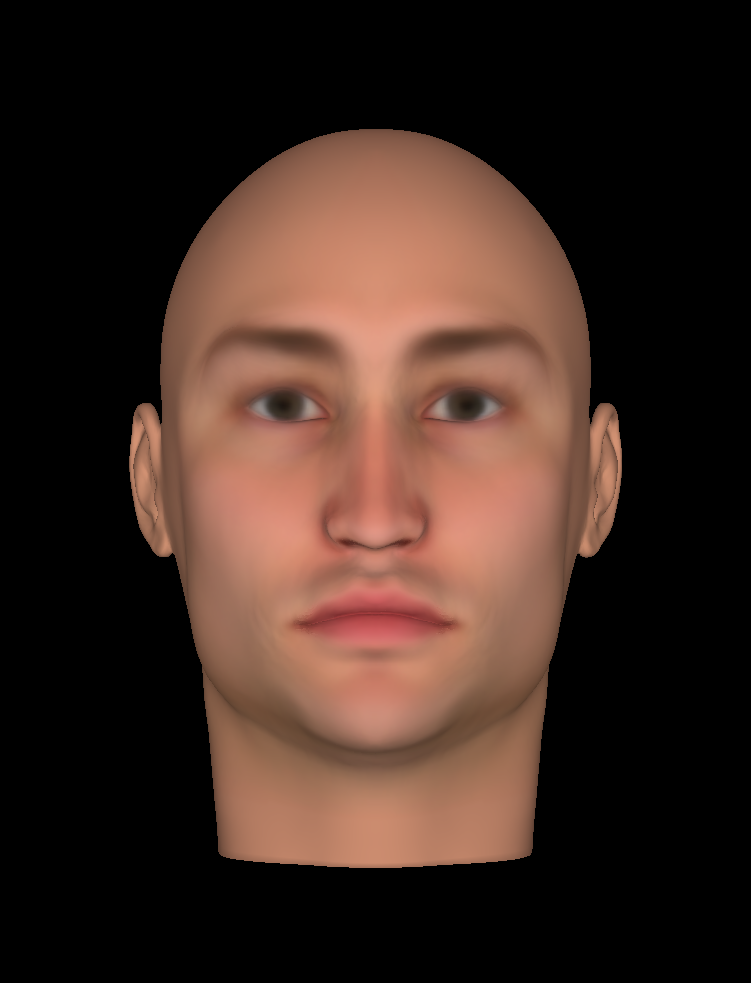
#> input picture images/002_a.png, 751 x 983 px; its folder holds only this picture in this run
$ python main.py
#> lines starting #> are read from the running program, lines starting #| are printed output that depends on the picture
### preprocess.py
from PIL import Image
import numpy as np
import os

def preprocess_images(image_folder):
    image_files = [f for f in os.listdir(image_folder) if f.endswith('.jpg') or f.endswith('.png')]
    images = []

    for image_file in image_files:
        image_path = os.path.join(image_folder, image_file)
        with Image.open(image_path) as img:
            # Resize image to a larger size if needed (e.g., 128x128)
            img = img.resize((128, 128))
            # Convert image to grayscale
            img = img.convert('L')
            # Convert image to a numpy array and normalize pixel values
            image_array = np.array(img, dtype=np.float32) / 255.0  # Normalizing to range [0, 1]
            images.append(image_array.flatten())

    return np.array(images)

### pca.py
import numpy as np
from sklearn.decomposition import PCA

def apply_pca(images, n_components):
    # Initialize PCA
    pca = PCA(n_components=n_components)

    # Fit and transform the images
    transformed_images = pca.fit_transform(images)

    # Print explained variance ratio
    print(f"Explained variance ratio: {np.sum(pca.explained_variance_ratio_)}")

    return transformed_images, pca

### visualize.py
import matplotlib.pyplot as plt

def reconstruct_images(pca_model, transformed_images):
    # Inverse transform to get back to the original space
    reconstructed_images = pca_model.inverse_transform(transformed_images)

    return reconstructed_images

def visualize_images(original_image, reconstructed_image):
    plt.figure(figsize=(10, 5))

    plt.subplot(1, 2, 1)
    plt.title("Original Image")
    plt.imshow(original_image, cmap='gray')

    plt.subplot(1, 2, 2)
    plt.title("Reconstructed Image")
    plt.imshow(reconstructed_image, cmap='gray')

    plt.show()

### main.py
import numpy as np
from pca import apply_pca
from visualize import reconstruct_images, visualize_images
from preprocess import preprocess_images

def main():
    image_folder = 'images'  # Update with your actual image folder path
    images = preprocess_images(image_folder)
#> in preprocess_images, img is the input picture: PIL image 751x983 RGBA; mean R, G, B, A 61.6, 41.4, 33.4, 255
#> in preprocess_images, `img = img.resize((128, 128))`:
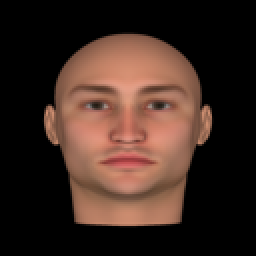
#> img: PIL image 128x128 RGBA (shown 2 times larger); mean R, G, B, A 61.6, 41.5, 33.4, 255
#> in preprocess_images, `img = img.convert('L')`:
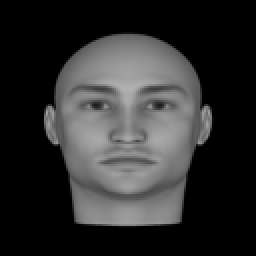
#> img: PIL image 128x128 L (shown 2 times larger); min 0, max 177, mean 46.6

    print(f"Number of samples: {len(images)}")
#| Number of samples: 1
    print(f"Number of features: {images.shape[1]}")
#| Number of features: 16384

    # Increase n_components to capture more details
    n_components = min(266, len(images) - 1)  # Example: Use up to 50 components or less depending on samples
#> n_components = 0

    # Apply PCA for dimensionality reduction
    transformed_images, pca_model = apply_pca(images, n_components=n_components)
#> in apply_pca, `transformed_images = pca.fit_transform(images)`: transformed_images = empty array
#| Explained variance ratio: 0.0
#> transformed_images = empty array

    # Reconstruct images to check PCA performance
    reconstructed_images = reconstruct_images(pca_model, transformed_images)

    # Visualize the first image (original vs. reconstructed)
    index = 0
    original_image = images[index].reshape(128, 128)  # Resize to 128x128 based on preprocess.py
    reconstructed_image = reconstructed_images[index].reshape(128, 128)  # Resize to 128x128
    visualize_images(original_image, reconstructed_image)
#> in visualize_images, `plt.show()`:
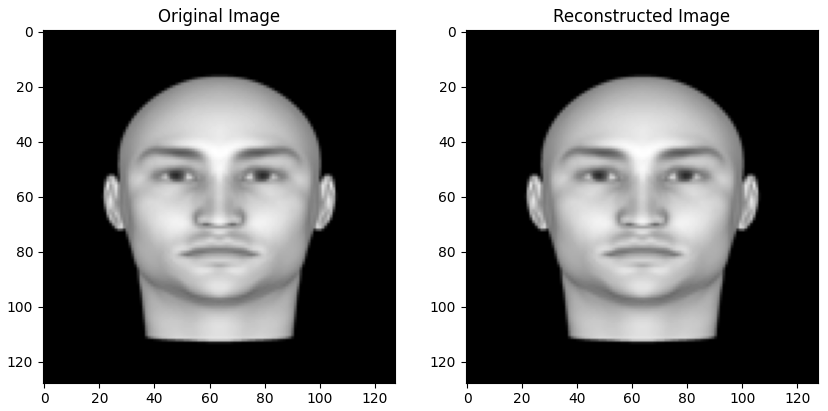
#> figure drawn by matplotlib, 2 panels
    print(f"Explained variance ratio: {np.sum(pca_model.explained_variance_ratio_)}")
#| Explained variance ratio: 0.0

if __name__ == "__main__":
    main()
